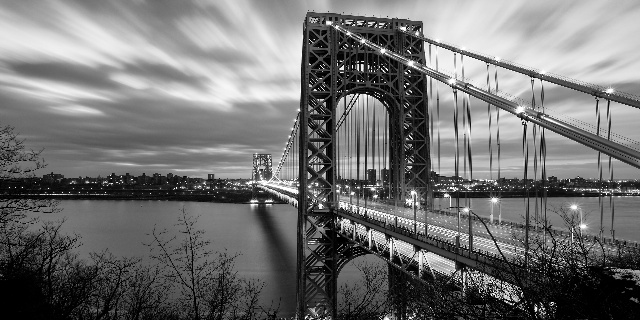
#> input picture bridge.jpg, 640 x 320 px
$ python prog3.py
#> lines starting #> are read from the running program, lines starting #| are printed output that depends on the picture
### blockTransform.py
import numpy as np
import math


# textbook p487 Eq.7-83
# [37 lines left out: functions dctInverseTransformationKernel, whtInverseTransformationKernel, not called in this run]


# textbook p476 Eq.7-56
def dftInverseTransformationKernel(x, u, N):
    p = 2 * math.pi * u * x / N
    return 1 / N**0.5 * (math.cos(p) + 1j * math.sin(p))


# textbook p468 Eq.7-22
def basisVector(u, N, tf):
    if tf == 'dct':
        su = np.zeros((N, 1))
        for i in range(N):
            su[i, 0] = dctInverseTransformationKernel(i, u, N)
    elif tf == 'wht':
        su = np.zeros((N, 1))
        for i in range(N):
            su[i, 0] = whtInverseTransformationKernel(i, u, N)
    elif tf == 'dft':
        su = np.zeros((N, 1), dtype=complex)
        for i in range(N):
            su[i, 0] = dftInverseTransformationKernel(i, u, N)
    return su


# textbook p468 Eq.7-24
def transformationMatrix(N, tf='dct'):
    if tf in ['dct', 'wht']:
        A = np.zeros((N, N))
    elif tf == 'dft':
        A = np.zeros((N, N), dtype=complex)

    for i in range(N):
        A[i, :] = basisVector(i, N, tf).T
    if tf == 'dft':
        A = np.conj(A)
        # should meet textbook p485 Fig.7.7(a) when N, the blockSize, is 8
        # print("8**0.5 * dft matrix\n", 8**0.5 * A)
    return A


# textbook p470 Eq.7-35, not used
def dct(F, N):
    A = transformationMatrix(N, 'dct')
    return (A.dot(F)).dot(A.T)


# textbook p470 Eq.7-35, not used
def wht(F, N):
    A = transformationMatrix(N, 'wht')
    return (A.dot(F)).dot(A.T)


# textbook p473 Eq.7-41, not used
def dft(F, N):
    A = transformationMatrix(N, 'dft')
    # not sure if the textbook has no mistake
    # Astar = np.conj(A)
    # return (Astar.dot(F)).dot(Astar.T)
    return (A.dot(F)).dot(A.T)


# the combination version of the three functions above
def transform(F, N, tf="dct"):
    A = transformationMatrix(N, tf)
    return (A.dot(F)).dot(A.T)


# Set10 slide p24, not used
# [42 lines left out: functions generateDctBasis, generateWhtBasis, generateDftBasis, not called in this run]


# textbook p470 Eq.7-36, not used
def reconstructDct(subImgCof, N):
    A = transformationMatrix(N, 'dct')
    return A.T.dot(subImgCof).dot(A)


# textbook p470 Eq.7-36, not used
def reconstructWht(subImgCof, N):
    A = transformationMatrix(N, 'wht')
    return A.T.dot(subImgCof).dot(A)


# textbook p473 Eq.7-42, not used
# [12 lines left out: functions reconstructDft, reconstruct, not called in this run]

### prog3.py
import numpy as np
import math
import cv2
from blockTransform import dct, wht, dft

if __name__ == "__main__":
    img = cv2.imread("bridge.jpg", cv2.IMREAD_GRAYSCALE)
#> img is the input picture: shape (320, 640); min 0, max 255, mean 113.7
    img = cv2.resize(img, (360, 640))
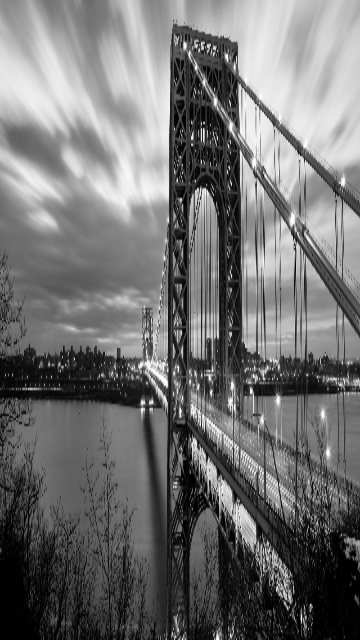
#> img: shape (640, 360); min 0, max 255, mean 113.6
    block_size = 8

    # get size of the image
    [h, w] = img.shape
#> h = 640; w = 360

    height = h
#> height = 640
    width = w
#> width = 360
    h = np.float32(h)
    w = np.float32(w)

    nbh = math.ceil(h / block_size)
#> nbh = 80
    nbh = np.int32(nbh)

    nbw = math.ceil(w / block_size)
#> nbw = 45
    nbw = np.int32(nbw)

    # Pad the image, because sometime image size is not dividable to block size
    # get the size of padded image by multiplying block size by number of blocks in height/width

    # height of padded image
    H = block_size * nbh
#> H = 640

    # width of padded image
    W = block_size * nbw
#> W = 360

    # create a numpy zero matrix with size of H,W
    padded_img = np.zeros((H, W))

    # [7 lines of commented-out code are left out]
    padded_img[0:height, 0:width] = img[0:height, 0:width]

    # cv2.imwrite('uncompressed.bmp', np.uint8(padded_img))

    # start encoding:
    # divide image into block size by block size (here: 8-by-8) blocks
    # To each block apply 2D discrete cosine transform
    # reorder DCT coefficients in zig-zag order
    # reshaped it back to block size by block size (here: 8-by-8)

    for i in range(nbh):

        # Compute start and end row index of the block
        row_ind_1 = i * block_size
        row_ind_2 = row_ind_1 + block_size

        for j in range(nbw):
            # Compute start & end column index of the block
            col_ind_1 = j * block_size
            col_ind_2 = col_ind_1 + block_size

            block = padded_img[row_ind_1: row_ind_2, col_ind_1: col_ind_2]

            # apply 2D discrete cosine transform to the selected block
            # print("by cv2:\n", cv2.dct(block))
            # print("our dct:\n", dct(block, block_size))
            # print("our wht:\n", wht(block, block_size))
            print("our dft:\n", dft(block, block_size))
            exit()
#> (the program exits here)

$ run again, with light_hd.jpg copied over bridge.jpg
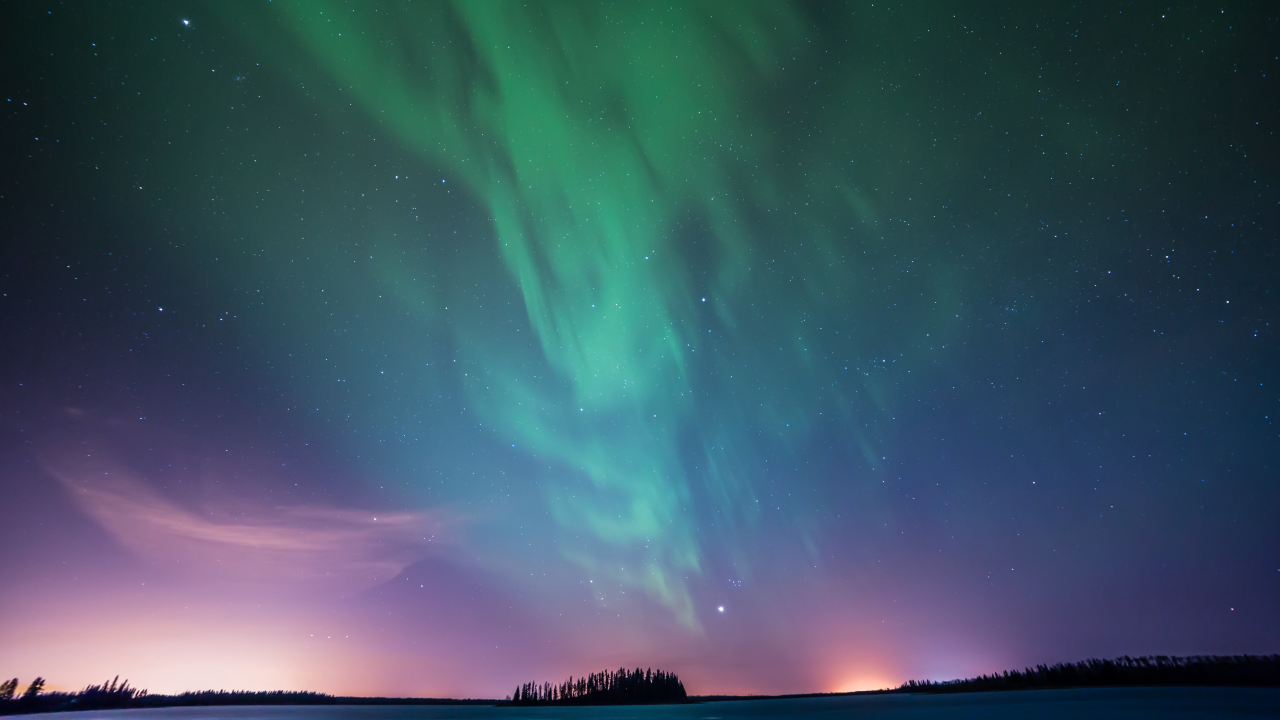
#> input picture light_hd.jpg, 3840 x 2160 px (shown at 1/3 size)
#> `img = cv2.imread("bridge.jpg", cv2.IMREAD_GRAYSCALE)`:
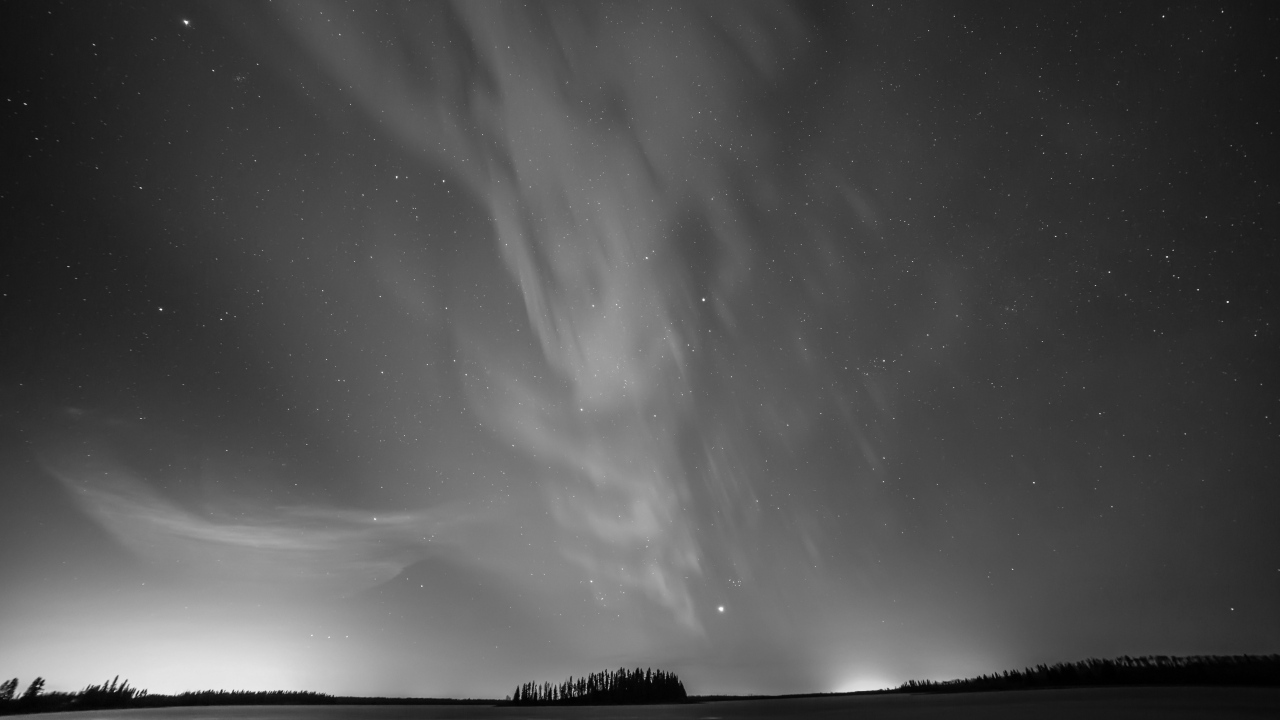
#> img: shape (2160, 3840) (shown at 1/3 size); min 0, max 255, mean 79.6
#> `img = cv2.resize(img, (360, 640))`:
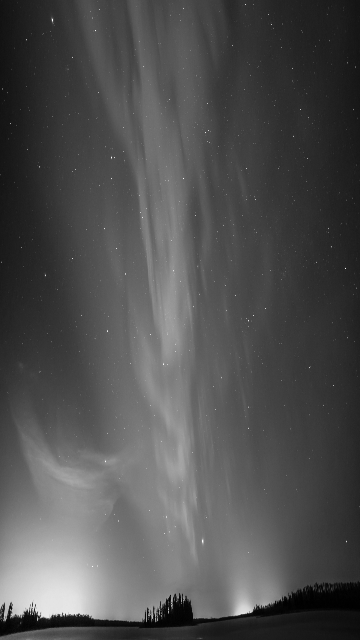
#> img: shape (640, 360); min 0, max 253, mean 79.5
